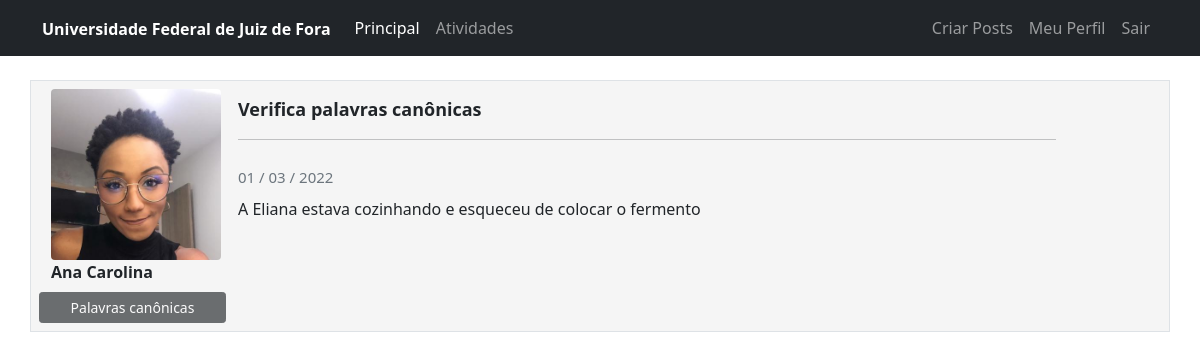
/expose_post/2 (signed in), run on the app's committed database.
### general_system/models.py (models this page shows)
class Usuario(data_base.Model, UserMixin):
    id = data_base.Column(data_base.Integer, primary_key=True)
    username = data_base.Column(data_base.String, nullable=False)
    email = data_base.Column(data_base.String, nullable=False, unique=True)
    password = data_base.Column(data_base.String, nullable=False)
    description = data_base.Column(data_base.String, nullable=False, default='Texto não informado pelo usuário.')
    perf_photo = data_base.Column(data_base.String, default='default.jpg')
    posts = data_base.relationship('Post', backref='autor', lazy=True)

class Post(data_base.Model):
    id = data_base.Column(data_base.Integer, primary_key=True)
    title = data_base.Column(data_base.String, nullable=False)
    body_text = data_base.Column(data_base.Text, nullable=False)
    date_create = data_base.Column(data_base.DateTime, nullable=False, default=datetime.utcnow)
    id_user = data_base.Column(data_base.Integer, data_base.ForeignKey('usuario.id'), nullable=False)
    changes = data_base.Column(data_base.String, nullable=False, default='')
    files_path = data_base.Column(data_base.String, nullable=True)

### general_system/routes.py (the view)
@app.route('/expose_post/<post_id>', methods=['GET', 'POST'])
@login_required
def expose_post(post_id):
    post = Post.query.get(post_id)
    if current_user == post.autor:
        form_edit_post = FormCreatePost()
        if request.method == 'GET':
            form_edit_post.title.data = post.title
            form_edit_post.body_text.data = post.body_text
        elif form_edit_post.validate_on_submit():
            post.title = form_edit_post.title.data
            post.body_text = form_edit_post.body_text.data
            post.changes = current_changes(form_edit_post)
            data_base.session.commit()
            if ';' in post.changes:
                list_changes = post.changes.split(';')
            else:
                list_changes = [post.changes]
            caminho = None
            if post.changes != '':
                caminho = modifica_body_text(list_changes, post.body_text, secrets.token_hex(8))
            else:
                flash('Não há nenhuma demanda de modificação para o seu último post criado', 'alert-warning')
            post.files_path = caminho
            flash(f'Post editado com sucesso!', 'alert-success')
            return redirect(url_for('home'))
    else:
        form_edit_post = None
    return render_template('expose_post.html', post=post, form_post=form_edit_post)

### general_system/models.py (called while the page is built)
@login_manager.user_loader
def load_user(id_user):
    return Usuario.query.get(int(id_user))

### general_system/templates/expose_post.html (shortened to what this page needs)
{% extends 'base.html' %}
{% block body %}
    <div class="container mt-3">
        <div class="field_form row border mt-4 p-2 publications">
            <div class="col col-2">
                <div class="image pe-3 "> <img src="{{url_for('static', filename='image_id_user/{}'.format(post.autor.perf_photo))}}" class="rounded" width="170"> </div>
                <strong>{{ post.autor.username }}</strong>
                <div class="row justify-content-center">
                    {% if post.changes == '' %}
                        <button type="button" class="btn btn-sm btn-light mt-2" disabled>Usuário não solicitou mudanças.</button>
                    {% else %}
                        {% for change in post.changes.split(';') %}
                             <button type="button" class="btn btn-sm btn-dark mt-2" disabled>{{ change }}</button>
                        {% endfor %}
                    {% endif %}
                </div>
            </div>
            <div class="col col-9">
                    <h3>
                        <strong> <font size="4">{{ post.title }}</font></strong>
                        <hr>
                        <small class="text-muted" style="font-size: 15px">
                        {{ post.date_create.strftime('%d / %m / %Y')}}
                        </small>
                    </h3>
                <p>{{ post.body_text }}</p>
            </div>
        </div>
    </div>
{% endblock %}

### general_system/static/main.css (style rules this page uses)
body { background-color: #FFF }
.image img { transition: all 0.5s }
.field_form { background: #f5f5f5 !important; }

### data on the page
Usuario: perf_photo (picture), autor.username "Ana Carolina"
Post: changes "Palavras canônicas", title "Verifica palavras canônicas", date_create "01 / 03 / 2022", body_text "A Eliana estava cozinhando e esqueceu de colocar o fermento"
